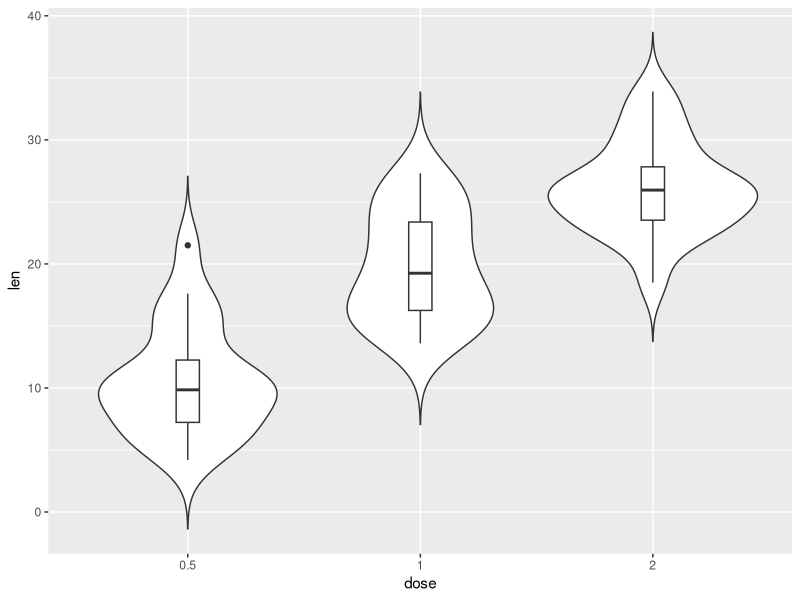
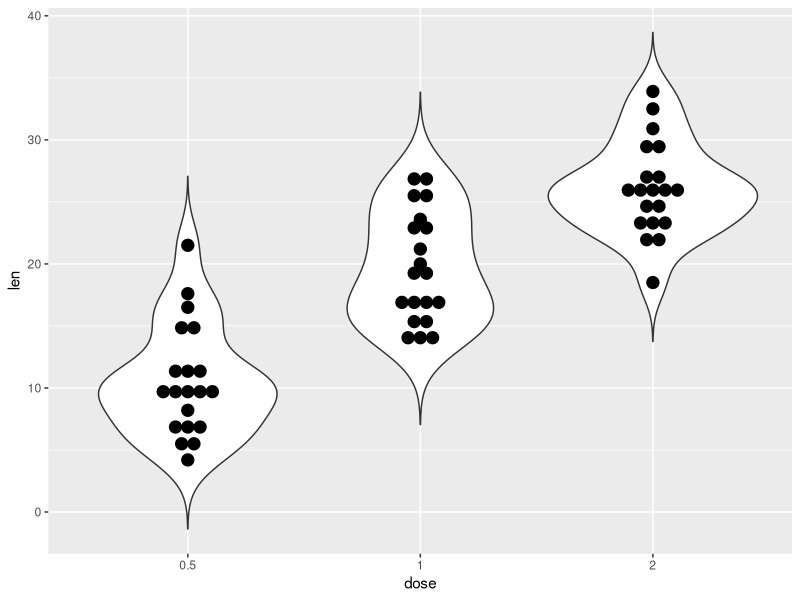
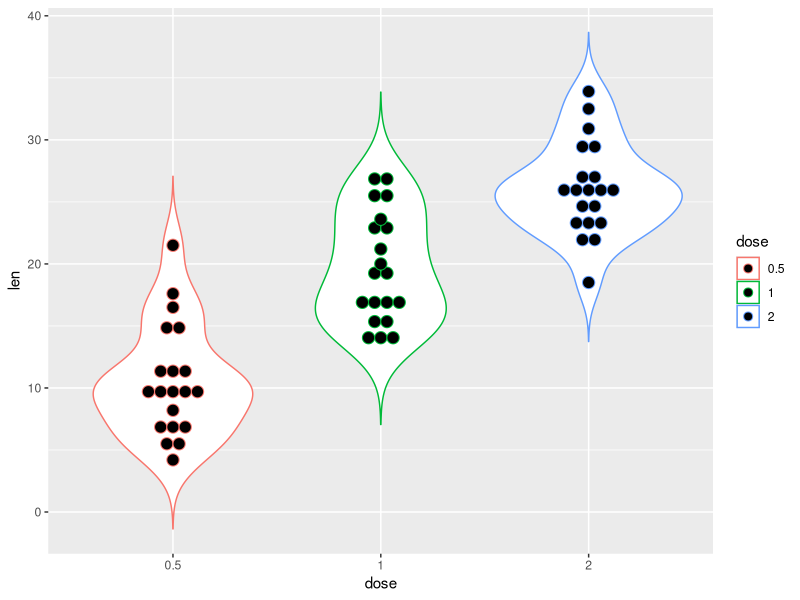
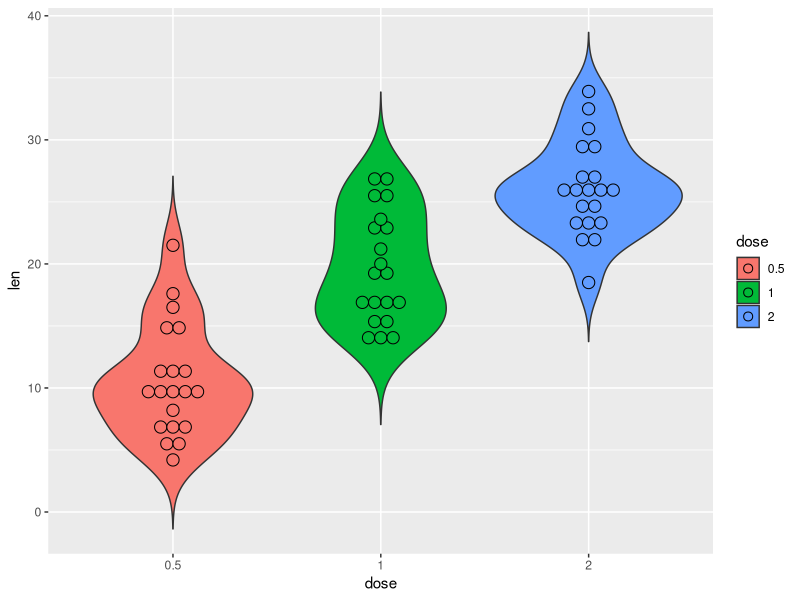
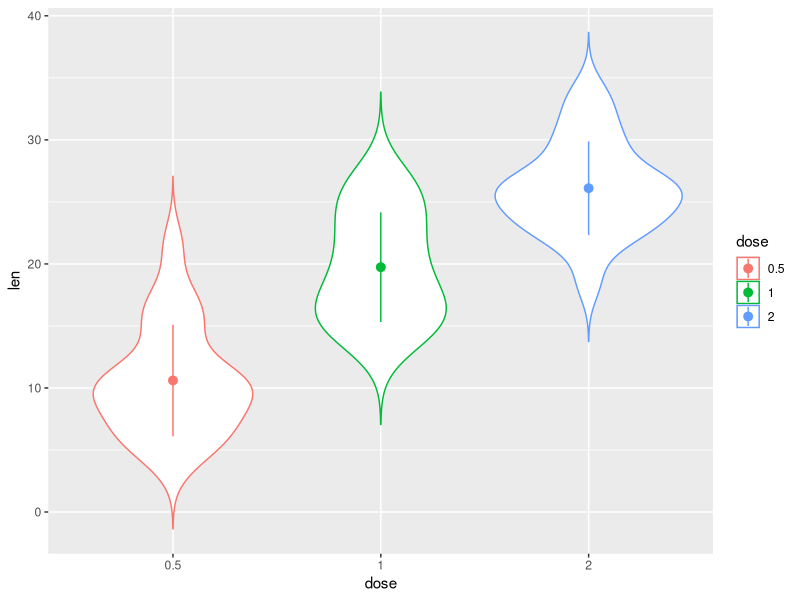
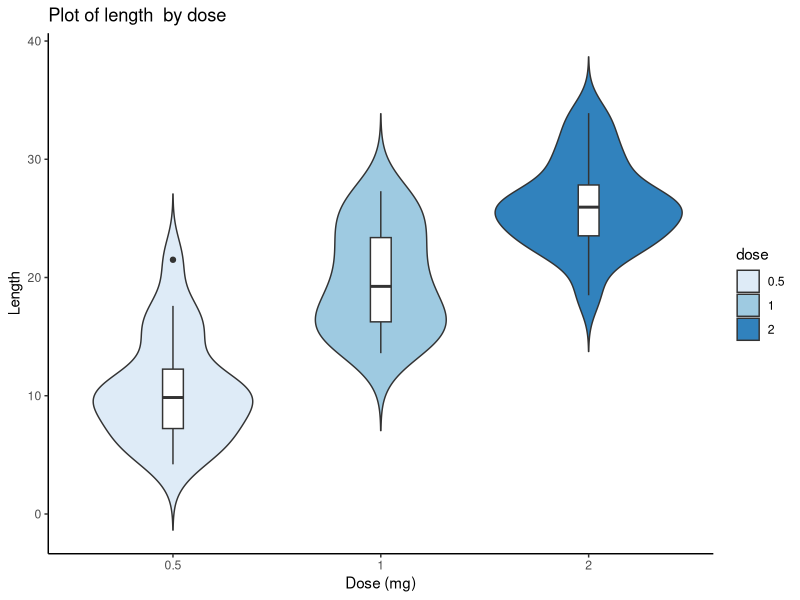
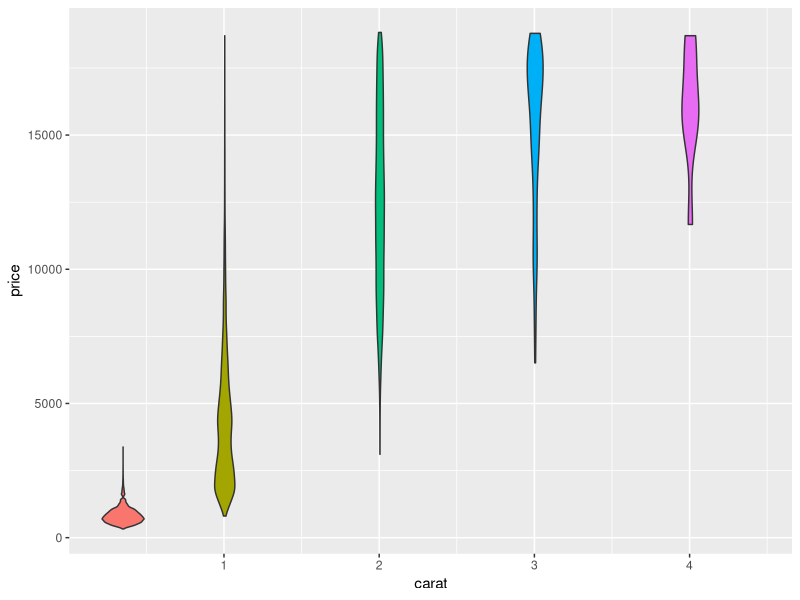
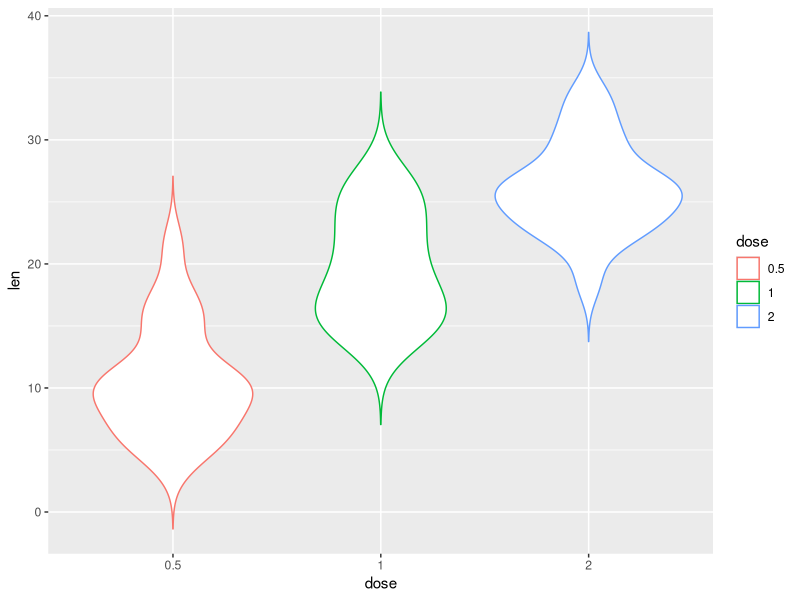

Generate these figures, in order, with R:
# Source: http://www.sthda.com/english/wiki/ggplot2-violin-plot-quick-start-guide-r-software-and-data-visualization

#install.packages("ggplot2")
library(ggplot2)
options(repr.plot.width=4, repr.plot.height=3)

# Loading and perparing the dataset
ToothGrowth$dose <- as.factor(ToothGrowth$dose)
ToothGrowth

# Creating the first approach to the visualization
p = ggplot(ToothGrowth, aes(x=dose, y=len)) +
  geom_violin(trim=FALSE)
p + geom_boxplot(width=0.1)

# Adding the dotplot
p = ggplot(ToothGrowth, aes(x=dose, y=len)) +
  geom_violin(trim=FALSE)
p + geom_dotplot(binaxis='y', stackdir='center', dotsize=1)

# Changing the color
p = ggplot(ToothGrowth, aes(x=dose, y=len, color=dose)) +
  geom_violin(trim=FALSE)
p + geom_dotplot(binaxis='y', stackdir='center', dotsize=1)

# Testing adding fill color
p = ggplot(ToothGrowth, aes(x=dose, y=len, fill=dose)) +
  geom_violin(trim=FALSE)
p + geom_dotplot(binaxis='y', stackdir='center', dotsize=1)

# Improving the style
p = ggplot(ToothGrowth, aes(x=dose, y=len, color=dose)) +
  geom_violin(trim=FALSE)
data_summary <- function(x) {
   m <- mean(x)
   ymin <- m-sd(x)
   ymax <- m+sd(x)
   return(c(y=m,ymin=ymin,ymax=ymax))
}
p + stat_summary(fun.data=data_summary)
pdf("violinChart.pdf", width = 4, height = 4)
p
dev.off()


dp <- ggplot(ToothGrowth, aes(x=dose, y=len, fill=dose)) +
  geom_violin(trim=FALSE)+
  geom_boxplot(width=0.1, fill="white")+
  labs(title="Plot of length  by dose",x="Dose (mg)", y = "Length")
dp = dp + scale_fill_brewer(palette="Blues") + theme_classic()
dp

pdf("violinChart.pdf", width = 4, height = 4)
dp
dev.off()


###############################################################################
# Violin Chart from box-whisker example
###############################################################################

width=1
dp=ggplot(diamonds, aes(carat, price)) +
  geom_violin(aes(group = cut_width(carat, width), fill=cut_width(carat, width)))
dp + theme(legend.position='none')
